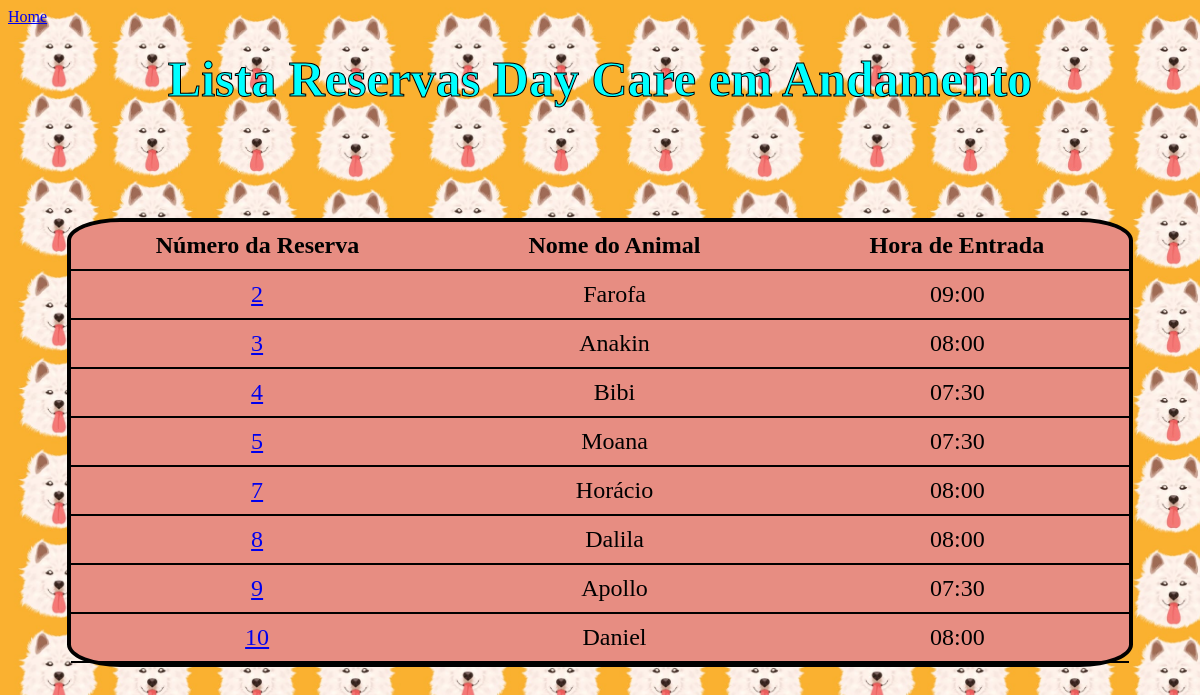
Screenshot of /lista_reservasday/ (signed in) with the database file from the repository.
### hotel/models.py (models this page shows, shortened)
class ReservaDay(models.Model):
    pet = models.ForeignKey(FichaDog, on_delete=models.CASCADE)
    num_reserva = models.IntegerField(primary_key=True, editable=False)
    data = models.DateField()
    hora_entrada = models.TimeField()
    usuario  = models.ForeignKey(User, on_delete=models.CASCADE)
    HORARIO_CHOICES = (('2x_dia', 'Duas vezes por dia'),('3x_dia', 'Três vezes por dia'),('personalizado', 'Horário personalizado'),)
    horario_alimentacao = models.CharField(max_length=20, choices=HORARIO_CHOICES)
    horario_personalizado = models.CharField(max_length=20, blank=True, null=True)
    instrucoes_medicamentos = models.CharField(max_length=100, blank=True, null=True)
    ACEITAR_CHOICES = (('Sim', 'Duas vezes por dia'),('3x_dia', 'Três vezes por dia'),('personalizado', 'Horário personalizado'),)
    autorizacao_para_cuidados_medicos = models.BooleanField(default=False, choices=[(False, 'Não'), (True, 'Sim')])
    servicos_adicionais = models.ForeignKey('hotel.ServicosAdicionais', blank=True,null=True, on_delete=models.CASCADE)
    pacote = models.ForeignKey('hotel.Pacote', on_delete=models.SET_NULL, null=True, blank=True)
    pago = models.BooleanField(default=False, null=True, choices=[(False, 'Não'), (True, 'Sim')])
    class Meta:
            db_table = 'Reserva_Day'

### ficha/models.py (models this page shows, shortened)
class FichaDog(models.Model):
    nome = models.CharField(max_length=100, primary_key=True)
    raca = models.CharField(max_length=100)
    data_de_nascimento =  models.DateField()
    sexo = models.CharField(max_length=1, choices=(('M', 'Macho'), ('F', 'Fêmea')))
    peso = models.DecimalField(max_digits=5, decimal_places=2)
    tipo_alimentacao = models.CharField(max_length=100)
    restricoes_alimentares = models.CharField(max_length=100, blank=True, null=True)
    nome_tutor = models.CharField(max_length=100,blank=True)
    contato_tutor = models.CharField(max_length=100)
    cpf_tutor = models.CharField(max_length=14)
    endereco = models.CharField(max_length=100,blank=True, null=True)
    veterinario = models.CharField(max_length=100,blank=True, null=True)
    observacoes = models.TextField(blank=True, null=True)
    data = models.DateTimeField(auto_now_add=True)
    class Meta:
            db_table = 'Ficha_Dog'

### hotel/views.py (the view)
# urls.py: path('lista_reservasday/', views.reservaday_list, name='lista_reservaday'),
@login_required(login_url="/auth/login/")
def reservaday_list(request):
    hoje = date.today()  # obtém a data atual
    reservas = ReservaDay.objects.filter(pago=False)
    reservas.pago = True
    context = {
        'reservas': reservas
    }
    return render(request, 'lista_reservasday.html', context)

### hotel/templates/lista_reservasday.html (shortened to what this page needs)
<!DOCTYPE html>
<html>
  <head>
    {% load static %}
    <link rel="stylesheet" type="text/css" href="{% static 'css/style_lista_reserva2.css' %}">
  </head>
  <body>
    <table class="form">
      <a href="{% url 'home' %}">Home</a>
        <h1 class='titulo'>Lista Reservas Day Care em Andamento</h1>
        <thead class="legenda">
          <tr class="tr">
            <th>Número da Reserva</th>
            <th>Nome do Animal</th>
            <th>Hora de Entrada</th>
          </tr>
        </thead>
        <br>
        <tbody>
          {% for reserva in reservas %}
          <tr>
            <td class='num'><a href="{% url 'caixa:caixaday' num_reserva=reserva.pk %}" class="btn btn-primary">{{ reserva.num_reserva }}</td>
            <td class='nome'>{{ reserva.pet.nome}}</td>
            <td class='entrada'>{{ reserva.hora_entrada }}</td>
          </tr>
          {% endfor %}
        </tbody>
    </table>
  </body>
</html>

### static/css/style_lista_reserva2.css (style rules this page uses)
body { background-image: url('/static/img/fundo.jpeg'); text-decoration: none; background-size: contain; }
.form { height: auto; border: 4px solid black; width: 90%; margin-left: 5%; margin-top: 5%; margin-bottom: 5%; background-color: rgb(231, 141, 130); border-radius: 5%; font-size: x-large; display: flex; flex-direction: column ; }
th, td { border-bottom: 2px solid black; padding: 10px; flex-grow: 1; }
th:first-child, td:first-child { width: 18 0px; }
th:not(:first-child), td:not(:first-child) { flex-grow: 1; }
tr { display: flex; flex-direction: row; align-items: center; justify-content: center; }
.nome { width: 205px; text-align: center; }
.num { width: 234px; text-align: center; }
.entrada { width: 205px; text-align: center; }
.titulo { text-align: center; font-size: 50px; color: aqua; -webkit-text-stroke: 1px black; }
h1 { text-align: center; margin-top: 2%; font-size: 50px; }

### rows the page displays
ReservaDay: num_reserva "2", pet.nome "Farofa", hora_entrada "09:00"
ReservaDay: num_reserva "3", pet.nome "Anakin", hora_entrada "08:00"
ReservaDay: num_reserva "4", pet.nome "Bibi", hora_entrada "07:30"
ReservaDay: num_reserva "5", pet.nome "Moana", hora_entrada "07:30"
ReservaDay: num_reserva "7", pet.nome "Horácio", hora_entrada "08:00"
ReservaDay: num_reserva "8", pet.nome "Dalila", hora_entrada "08:00"
ReservaDay: num_reserva "9", pet.nome "Apollo", hora_entrada "07:30"
ReservaDay: num_reserva "10", pet.nome "Daniel", hora_entrada "08:00"
